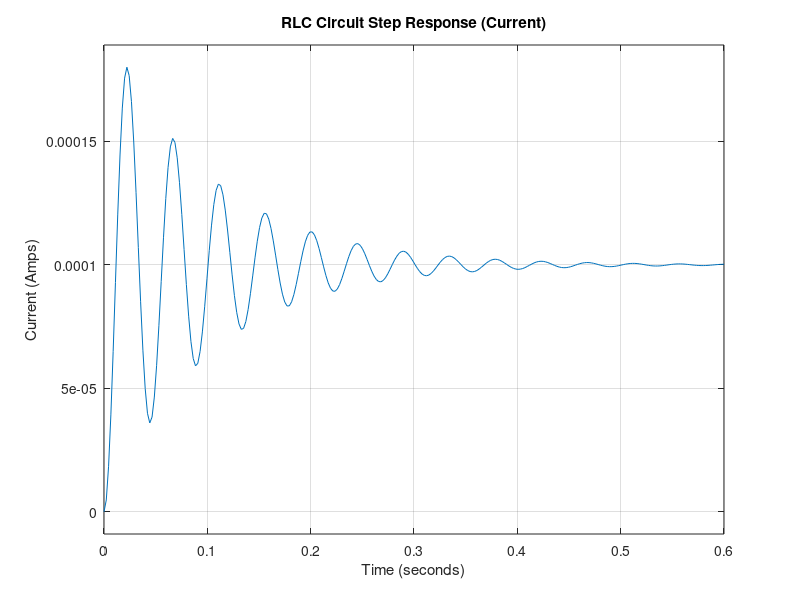
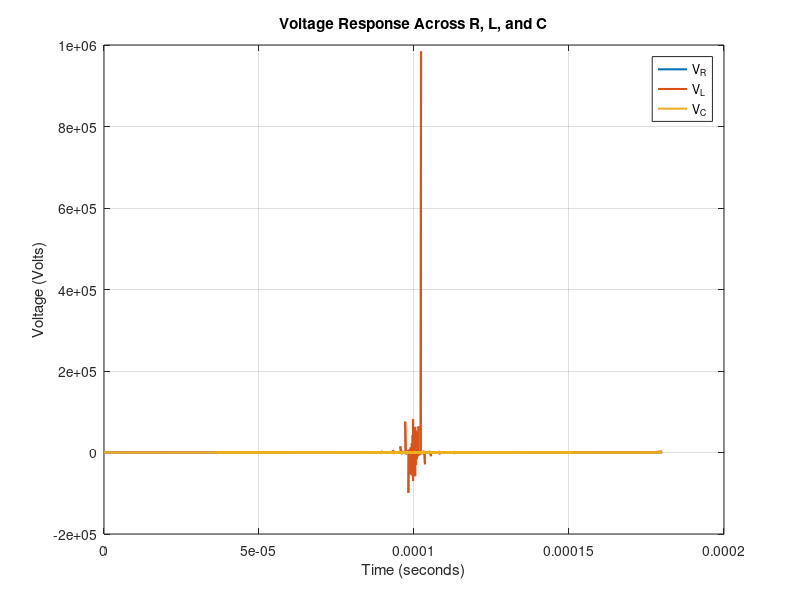
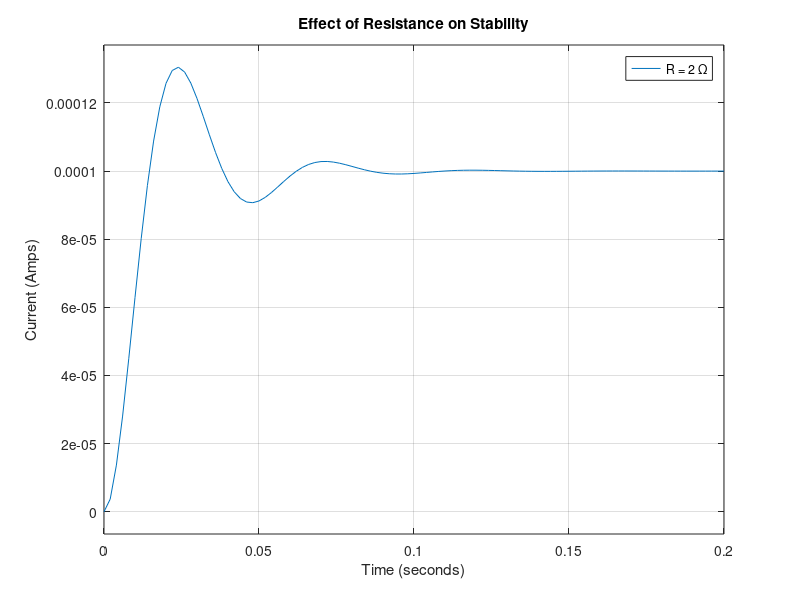

The MATLAB source for these figures, in order:
%% -------------------------------------------------
% STEP 1: Define Circuit Parameters
% -------------------------------------------------
R = 10;           % Resistance in Ohms
L = 0.5;          % Inductance in Henries
C = 100e-6;       % Capacitance in Farads

%% -------------------------------------------------
% STEP 2: Create Transfer Function (Current / Voltage)
% I(s)/V(s) = 1 / (L*s^2 + R*s + 1/C)
% -------------------------------------------------
num = 1;                  % Numerator
den = [L R 1/C];          % Denominator
sys = tf(num, den);       % Transfer function model

%% -------------------------------------------------
% STEP 3: Step Response (Current vs Time)
% -------------------------------------------------
figure;
step(sys);
grid on;
title('RLC Circuit Step Response (Current)');
xlabel('Time (seconds)');
ylabel('Current (Amps)');

%% -------------------------------------------------
% STEP 4: Voltage Analysis Across R, L, and C
% -------------------------------------------------

% Get current response data
[t, i] = step(sys);

% Calculate voltages using basic circuit equations
v_R = R * i;                      % Voltage across resistor
v_L = L * gradient(i, t);         % Voltage across inductor
v_C = (1/C) * cumtrapz(t, i);     % Voltage across capacitor

% Plot voltages
figure;
plot(t, v_R, 'LineWidth', 1.5); hold on;
plot(t, v_L, 'LineWidth', 1.5);
plot(t, v_C, 'LineWidth', 1.5);
grid on;

title('Voltage Response Across R, L, and C');
xlabel('Time (seconds)');
ylabel('Voltage (Volts)');
legend('V_R', 'V_L', 'V_C');

%% -------------------------------------------------
% STEP 5: Stability Analysis by Varying Resistance
% -------------------------------------------------
R_values = [2 10 50];     % Different resistance values

figure;
hold on;

for R = R_values
    den = [L R 1/C];      % Update denominator with new R
    sys = tf(1, den);    % New system
    step(sys);            % Plot step response
end

grid on;
title('Effect of Resistance on Stability');
xlabel('Time (seconds)');
ylabel('Current (Amps)');
legend('R = 2 \Omega', 'R = 10 \Omega', 'R = 50 \Omega');
